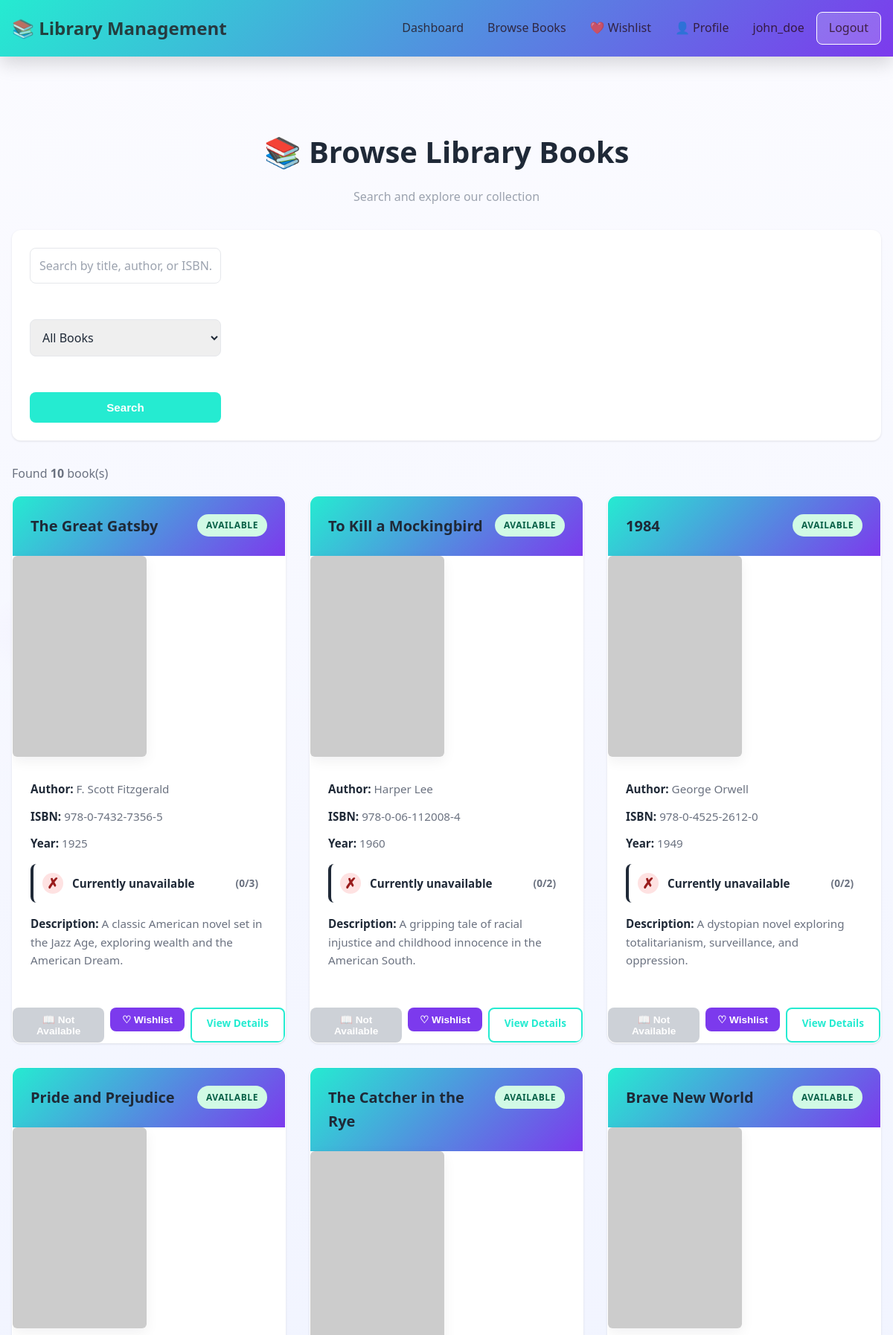
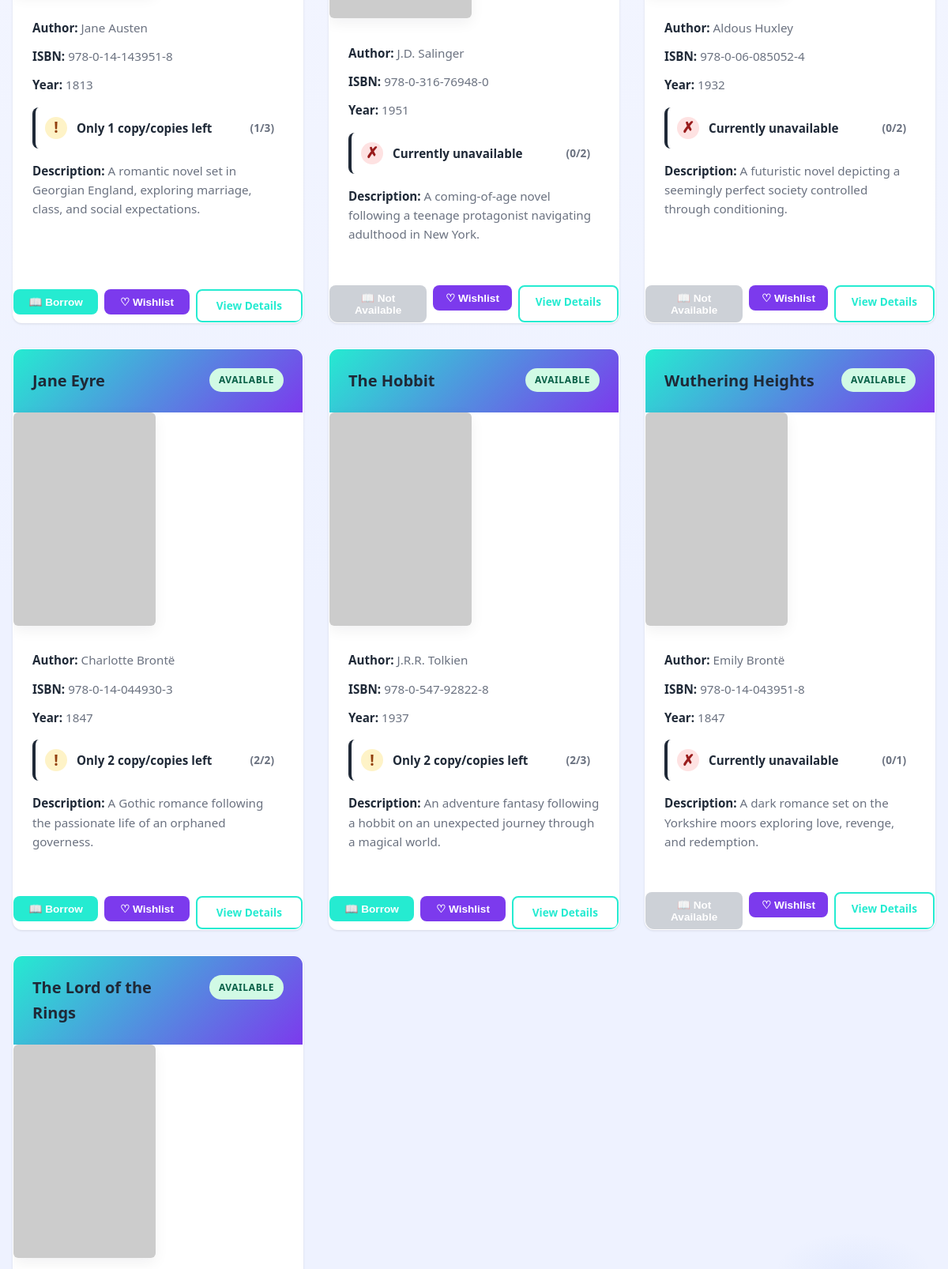
The app's page /books (signed in, upper part) with its own data (2 pictures, top to bottom).
### models.py (models this page shows, shortened)
class User(db.Model):
    __tablename__ = 'users'
    id = db.Column(db.Integer, primary_key=True)
    username = db.Column(db.String(80), unique=True, nullable=False, index=True)
    email = db.Column(db.String(120), unique=True, nullable=False, index=True)
    password = db.Column(db.String(255), nullable=False)
    is_admin = db.Column(db.Boolean, default=False)
    created_at = db.Column(db.DateTime, default=datetime.now)
    updated_at = db.Column(db.DateTime, default=datetime.now, onupdate=datetime.now)
    borrowings = db.relationship('Borrowing', backref='user', lazy=True, cascade='all, delete-orphan')

class Book(db.Model):
    __tablename__ = 'books'
    id = db.Column(db.Integer, primary_key=True)
    title = db.Column(db.String(200), nullable=False, index=True)
    author = db.Column(db.String(120), nullable=False, index=True)
    isbn = db.Column(db.String(13), unique=True, nullable=False, index=True)
    publication_year = db.Column(db.Integer, nullable=False)
    quantity = db.Column(db.Integer, default=1)
    available = db.Column(db.Boolean, default=True)
    description = db.Column(db.Text, nullable=True)
    image_url = db.Column(db.String(512), nullable=True)
    created_at = db.Column(db.DateTime, default=datetime.now)
    updated_at = db.Column(db.DateTime, default=datetime.now, onupdate=datetime.now)
    borrowings = db.relationship('Borrowing', backref='book', lazy=True, cascade='all, delete-orphan')
    def get_available_count(self):
        borrowed_count = len([b for b in self.borrowings if b.return_date is None])
        return self.quantity - borrowed_count

### app.py (the view)
@app.route('/books')
def books():
    if 'user_id' not in session:
        flash('Please log in first.', 'error')
        return redirect(url_for('login'))
    search = request.args.get('search', '').strip()
    filter_type = request.args.get('filter', 'all')
    page = request.args.get('page', 1, type=int)
    per_page = 10
    query = Book.query
    if search:
        term = f"%{search}%"
        query = query.filter((Book.title.ilike(term)) | (Book.author.ilike(term)) | (Book.isbn.ilike(term)))
    if filter_type == 'available':
        query = query.filter(Book.available == True)
    elif filter_type == 'unavailable':
        query = query.filter(Book.available == False)
    pagination = query.paginate(page=page, per_page=per_page, error_out=False)
    books_list = pagination.items
    total_pages = pagination.pages
    return render_template('books.html', books=books_list, search=search, filter_type=filter_type,
                         page=page, total_pages=total_pages)

### app.py (called while the page is built)
@app.context_processor
def inject_user():
    user = None
    if 'user_id' in session:
        user = User.query.get(session['user_id'])
    return dict(current_user=user)

### templates/books.html (shortened to what this page needs)
{% extends "base.html" %}
{% block content %}
<div class="container">
    <div class="books-header">
        <h1>📚 Browse Library Books</h1>
        <p class="subtitle">Search and explore our collection</p>
    </div>
    <div class="search-section">
        <form method="GET" action="{{ url_for('books') }}" class="search-form">
            <div class="form-row">
                <div class="form-group flex-1">
                    <input type="text" name="search" value="{{ search }}" class="form-control" placeholder="Search by title, author, or ISBN...">
                </div>
                <div class="form-group">
                    <select name="filter" class="form-control">
                        <option value="all" {% if filter_type == 'all' %}selected{% endif %}>All Books</option>
                    </select>
                </div>
                <button type="submit" class="btn btn-primary">Search</button>
            </div>
        </form>
    </div>
    {% if books %}
        <div class="books-count">
            <p>Found <strong>{{ books|length }}</strong> book(s)</p>
        </div>
        <div class="books-grid">
            {% for book in books %}
            <div class="book-card {% if not book.available %}unavailable{% endif %}"
                 data-title="{{ book.title }}"
                 data-author="{{ book.author }}"
                 data-isbn="{{ book.isbn }}"
                 data-year="{{ book.publication_year }}"
                 data-available-count="{{ book.get_available_count() }}"
                 data-quantity="{{ book.quantity }}"
                 data-description="{{ (book.description or '')|e }}"
                 data-image="{{ book.image_url or 'https://via.placeholder.com/240x360?text=No+Cover' }}">
                <div class="book-header">
                    <h3>{{ book.title }}</h3>
                    {% if book.available %}
                        <span class="badge badge-success">Available</span>
                    {% else %}
                        <span class="badge badge-danger">Unavailable</span>
                    {% endif %}
                </div>
                <div class="book-media">
                    <img class="book-cover" src="{{ book.image_url or 'https://via.placeholder.com/160x240?text=No+Cover' }}" alt="{{ book.title }} cover" onerror="this.src='https://via.placeholder.com/160x240?text=No+Cover'" tabindex="0">
                </div>
                <div class="book-details">
                    <p><strong>Author:</strong> {{ book.author }}</p>
                    <p><strong>ISBN:</strong> {{ book.isbn }}</p>
                    <p><strong>Year:</strong> {{ book.publication_year }}</p>
                    <div class="availability-status">
                        {% set available_count = book.get_available_count() %}
                        {% if available_count > 2 %}
                            <span class="status-icon status-plenty">✓</span>
                            <span class="status-text"><strong>{{ available_count }} copies available</strong></span>
                        {% elif available_count > 0 %}
                            <span class="status-icon status-limited">!</span>
                            <span class="status-text"><strong>Only {{ available_count }} copy/copies left</strong></span>
                        {% else %}
                            <span class="status-icon status-unavailable">✗</span>
                            <span class="status-text"><strong>Currently unavailable</strong></span>
                        {% endif %}
                        <span class="status-detail">({{ available_count }}/{{ book.quantity }})</span>
                    </div>
                    {% if book.description %}
                    <p><strong>Description:</strong> {{ book.description[:250] }}{% if book.description|length > 250 %}...{% endif %}</p>
                    {% endif %}
                </div>
                <div class="book-card-actions">
                    {% if book.get_available_count() > 0 %}
                    <form method="POST" action="{{ url_for('borrow_book', book_id=book.id) }}" style="display:inline;">
                        <button type="submit" class="btn btn-primary btn-small" title="Borrow this book">📖 Borrow</button>
                    </form>
                    {% else %}
                    <button type="button" class="btn btn-disabled btn-small" disabled title="No copies available">📖 Not Available</button>
                    {% endif %}
                    <form method="POST" action="{{ url_for('add_to_wishlist', book_id=book.id) }}" style="display:inline;">
                        <button type="submit" class="btn btn-secondary btn-small" title="Add to wishlist">♡ Wishlist</button>
                    </form>
                    <a href="{{ url_for('book_detail', book_id=book.id) }}" class="btn btn-outline btn-small">View Details</a>
                </div>
            </div>
            {% endfor %}
        </div>
    {% else %}
        <div class="empty-state">
            <h2>No books found</h2>
            <p>Try adjusting your search criteria or browse all books.</p>
            <a href="{{ url_for('books') }}" class="btn btn-primary">View All Books</a>
        </div>
    {% endif %}
</div>
{% endblock %}

### templates/base.html (shortened to what this page needs)
<!DOCTYPE html>
<html lang="en">
<head>
    <link rel="stylesheet" href="{{ url_for('static', filename='css/style.css') }}">
</head>
<body>
    {% if session.get('user_id') %}
    <nav class="navbar">
        <div class="nav-container">
            <div class="nav-brand">
                <a href="{{ url_for('dashboard') }}">📚 Library Management</a>
            </div>
            <ul class="nav-menu">
                <li><a href="{{ url_for('dashboard') }}">Dashboard</a></li>
                <li><a href="{{ url_for('books') }}">Browse Books</a></li>
                <li><a href="{{ url_for('wishlist') }}" title="View your wishlist">❤️ Wishlist</a></li>
                <li><a href="{{ url_for('profile') }}" title="View your profile">👤 Profile</a></li>
                <li class="nav-right">
                    <span>{{ session.get('username') }}</span>
                    <a href="{{ url_for('logout') }}" class="btn-logout">Logout</a>
                </li>
            </ul>
        </div>
    </nav>
    {% endif %}
    <div class="container">
    </div>
    <main class="main-content">
        {% block content %}{% endblock %}
    </main>
</body>
</html>

### records on screen
User: get "john_doe"
Book: title "The Great Gatsby", available "AVAILABLE", author "F. Scott Fitzgerald", isbn "978-0-7432-7356-5", publication_year "1925", shows "Currently unavailable", available_count "0", quantity "3", description "A classic American novel set in the Jazz Age, exploring wealth and the American Dream.", shows "📖 Not Available"
Book: title "To Kill a Mockingbird", available "AVAILABLE", author "Harper Lee", isbn "978-0-06-112008-4", publication_year "1960", shows "Currently unavailable", available_count "0", quantity "2", description "A gripping tale of racial injustice and childhood innocence in the American South.", shows "📖 Not Available"
Book: title "1984", available "AVAILABLE", author "George Orwell", isbn "978-0-4525-2612-0", publication_year "1949", shows "Currently unavailable", available_count "0", quantity "2", description "A dystopian novel exploring totalitarianism, surveillance, and oppression.", shows "📖 Not Available"
Book: title "Pride and Prejudice", shows "AVAILABLE", author "Jane Austen", isbn "978-0-14-143951-8", publication_year "1813", available "1", quantity "3", description "A romantic novel set in Georgian England, exploring marriage, class, and social expectations."
Book: title "The Catcher in the Rye", available "AVAILABLE", author "J.D. Salinger", isbn "978-0-316-76948-0", publication_year "1951", shows "Currently unavailable", available_count "0", quantity "2", description "A coming-of-age novel following a teenage protagonist navigating adulthood in New York.", shows "📖 Not Available"
Book: title "Brave New World", available "AVAILABLE", author "Aldous Huxley", isbn "978-0-06-085052-4", publication_year "1932", shows "Currently unavailable", available_count "0", quantity "2", description "A futuristic novel depicting a seemingly perfect society controlled through conditioning.", shows "📖 Not Available"
Book: title "Jane Eyre", available "AVAILABLE", author "Charlotte Brontë", isbn "978-0-14-044930-3", publication_year "1847", quantity "2", description "A Gothic romance following the passionate life of an orphaned governess."
Book: title "The Hobbit", available "AVAILABLE", author "J.R.R. Tolkien", isbn "978-0-547-92822-8", publication_year "1937", available_count "2", quantity "3", description "An adventure fantasy following a hobbit on an unexpected journey through a magical world."
Book: title "Wuthering Heights", available "AVAILABLE", author "Emily Brontë", isbn "978-0-14-043951-8", publication_year "1847", shows "Currently unavailable", available_count "0", quantity "1", description "A dark romance set on the Yorkshire moors exploring love, revenge, and redemption.", shows "📖 Not Available"
Book: title "The Lord of the Rings", available "AVAILABLE"

### other values on screen
{{ books|length }} "10"
